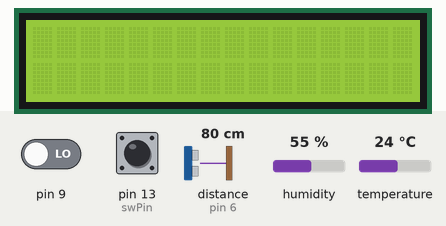
A sketch run on a simulated Arduino Uno, built with avr-gcc and run on an emulated ATmega328P. Shown: 16×2 character LCD. Wiring (inferred from the names in the program): ultrasonic range finder: trigger pin 7; echo pin 6. The test bench sets the inputs (shaded band); at power-on: pin 13 (swPin) HIGH, pin 9 LOW, distance to the obstacle (sensor on pin 6) 80 cm, humidity 55 %, temperature 24 °C. The echo pulse lasts 58.3 µs per cm; what the sketch prints to the serial monitor is not drawn.

Above: at 1.2 s.
1.3 s: pin 13 (swPin) pulled LOW for 0.25 s
At 1.9 s:
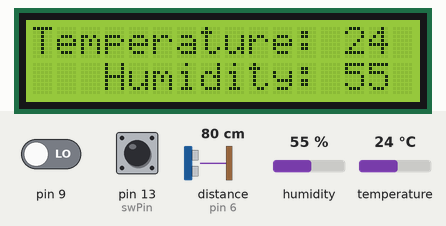
11.4 s: pin 13 (swPin) pulled LOW for 3.2 s
Timing chart, 0 to 14.4 s (numbered marks = the images above; inputs shaded):
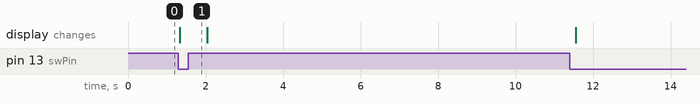

Measured:
- after the input at 1.3 s, the display: changes at once (image 1)

The sketch:

sketch_arduinoProject.ino
```cpp
#include<DHT.h>             //DHT 센서용 라이브러리 헤더파일 (툴-라이브러리관리)
#include<LiquidCrystal.h>   //LCD 라이브러리 헤더파일
#define DCpin       10      //DC모터 핀 정의
#define pinTrigger  7       //초음파 센서 트리거 핀 정의
#define pinEcho     6       //초음파 센서 에코 핀 정의
#define pinDHT      8       //DHT입력핀 정의
#define swPin       13      //스위치 핀 정의
#define autoSW      9       //슬라이드 스위치 자동 설정


int temp;                   //온도 값 저장용 변수
int humi;                   //습도 값 저장용 변수
DHT dht(pinDHT,DHT11);      //DHT 제어용 객체(변수) 생성
LiquidCrystal lcd(12,11,5,4,3,2);      //LCD 제어 객체(변수) 생성, 초기화

//=========================================================================
void DCSwitch(int swDC){
  digitalWrite(DCpin, swDC);
}
//=========================================================================
void DCControl(unsigned long distance){
    if (distance <=30){
    DCSwitch(HIGH);
    Serial.println("작동");
  }
  else{
    DCSwitch(LOW);
    Serial.println("미작동");
  }
}
//=========================================================================
unsigned long getDistance(void){
   unsigned long distance;

  //초음파 발생시키는 코드
  digitalWrite(pinTrigger, LOW);
  delayMicroseconds(2);
  digitalWrite(pinTrigger,HIGH);
  delayMicroseconds(10);
  digitalWrite(pinTrigger,LOW);

  //초음파 수신 결과 읽어 거리 계산하기
  distance = pulseIn(pinEcho, HIGH)/2 * 0.034;
  return distance;
}
//=========================================================================
void setup()
{
   Serial.begin(9600);          //통신 설정
   pinMode(DCpin,OUTPUT);       // 모터와 제어용 변수와의 연결
   pinMode(swPin,INPUT_PULLUP); //스위치 값 읽어오기
   pinMode(pinTrigger, OUTPUT); //초음파 주파수 전송
   pinMode(pinEcho, INPUT);     //초음파 주파수 수신
   dht.begin();                 //DHT11 초기화
   lcd.begin(16,2);             //LCD 화면 크기 설정. 16글자 2줄.
}
//=========================================================================
void loop()
{
  //DC모터
  unsigned long distance;         //거리 변수 선언
  distance = getDistance();       //함수에서 계산 된 거리 값 대입

  int readValue =digitalRead(9);  // 9번 핀에서 자동/수동 값 넣어 변수 초기화
  Serial.println("readValue: " + String(readValue));      //시리얼 모니터에 출력

  if(readValue == HIGH) {         //읽어온 값이 HIGH인 경우 수동 모드이므로
   digitalWrite(10, HIGH);        //즉시 팬 가동
  }
  else if(readValue == LOW){        //읽어온 값이 LOW인 경우 자동 모드이므로
    DCControl(distance);          //초음파 센서가 읽은 거리 값에 따라 팬 가동
  }
  //거리값 화면에 출력하기
  Serial.println("Distance: " + String(distance) + "cm");
  //거리를 문자열로 바꿔야 출력 붙여서 가능
  delay(200);
//=========================================================================

  // 온도, 습도 값을 DHT11에서 읽는다.
  temp = dht.readTemperature();  //온도 읽기
  humi = dht.readHumidity();     //습도 읽기

  //읽은 값 출력
  Serial.print("temp: "); Serial.print(temp); Serial.print(", ");
  Serial.print("humi: "); Serial.println(humi);


  // 1. 스위치의 값을 읽는다.
  int swValue = digitalRead(swPin);


  // 2. 스위치의 값을 시리얼 모니터에 값을 출력한다
  Serial.println(swValue);

  // 3. 스위치의 값에 따라 LCD에 출력한다.
  if(swValue == 0){
     //읽은 값 lcd에 출력하기
      lcd.clear();
      lcd.print("Temperature: "); lcd.print(temp);
      lcd.setCursor(0,1);  //두번째줄(1) 첫위치(0)으로 이동
      lcd.print("   Humidity: "); lcd.print(humi);
      delay(500);
  } else {
    lcd.clear();  //스위치 안누르면 값을 지운다.
  }
}
```
